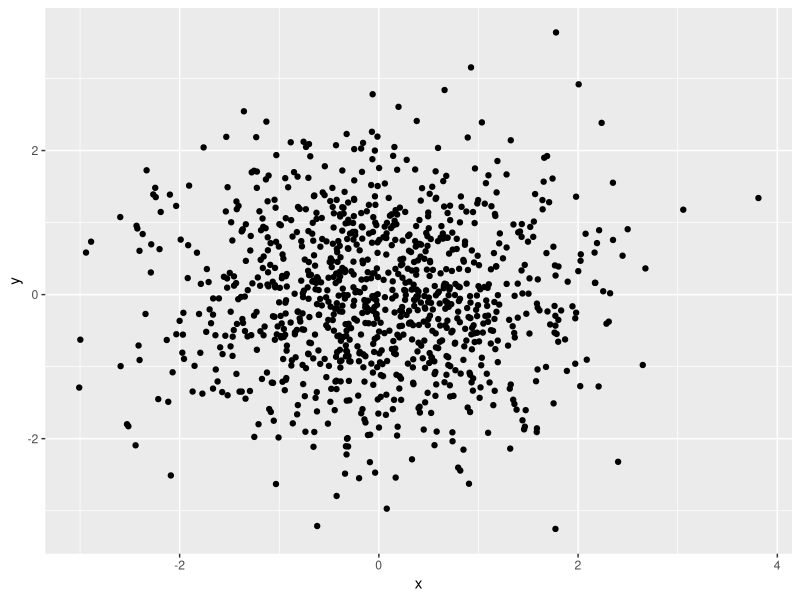
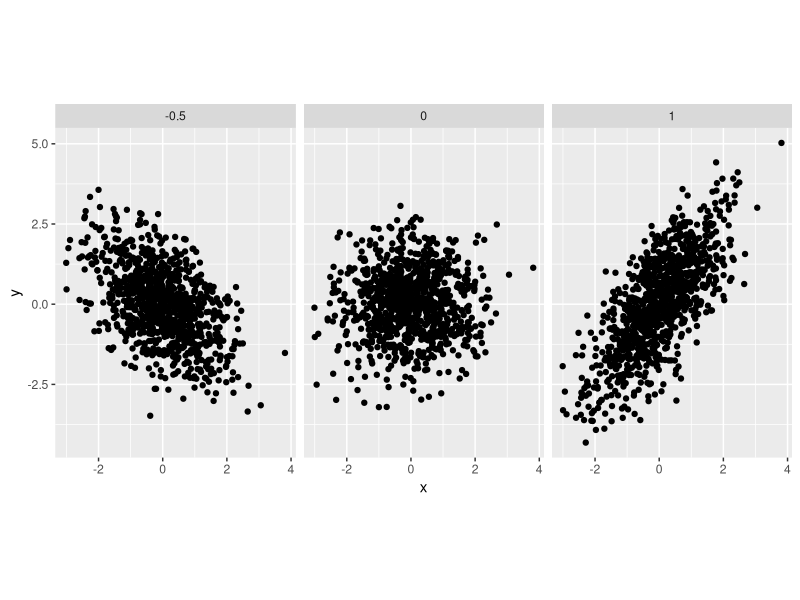
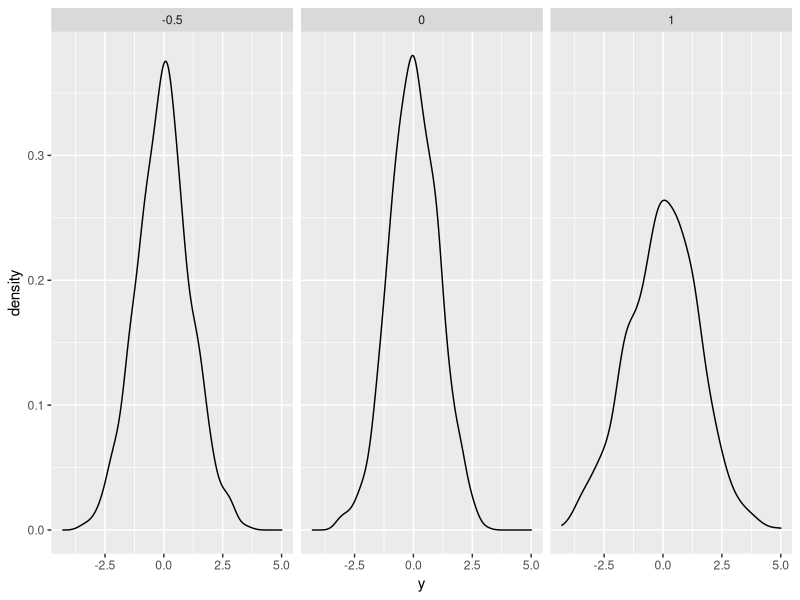
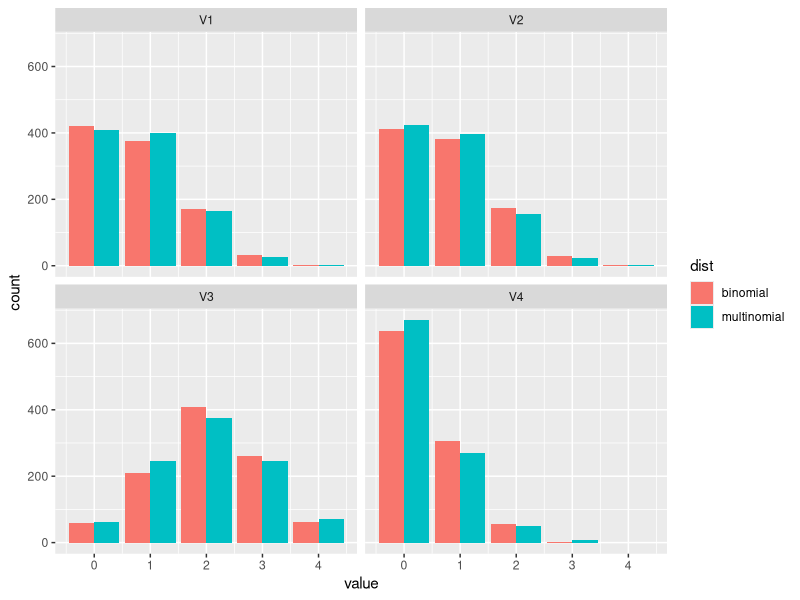
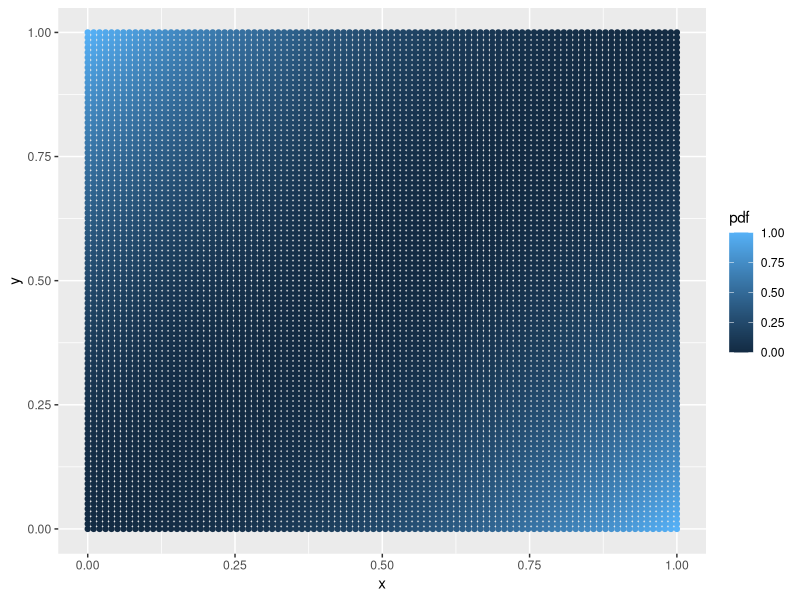
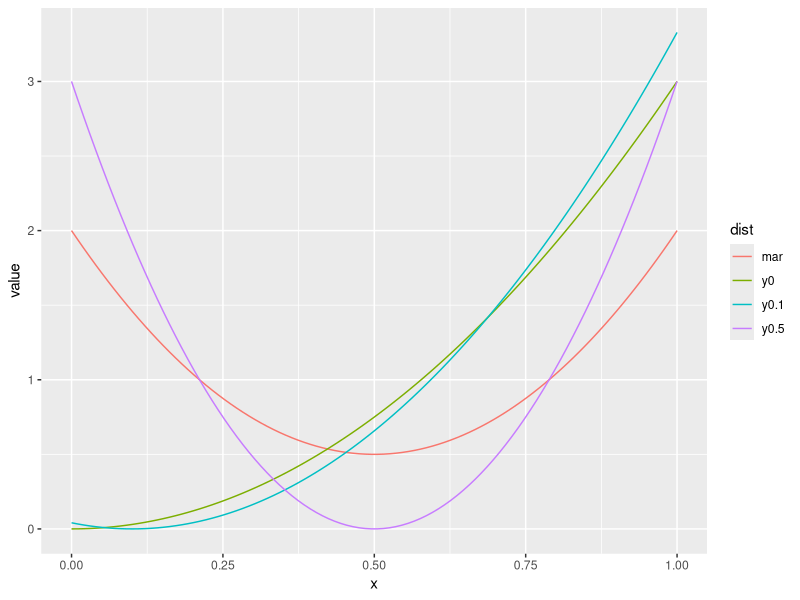
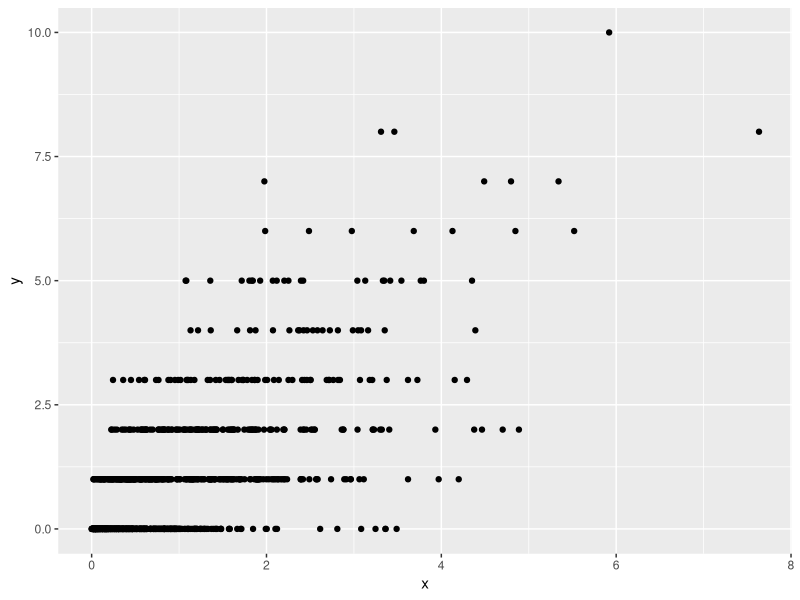
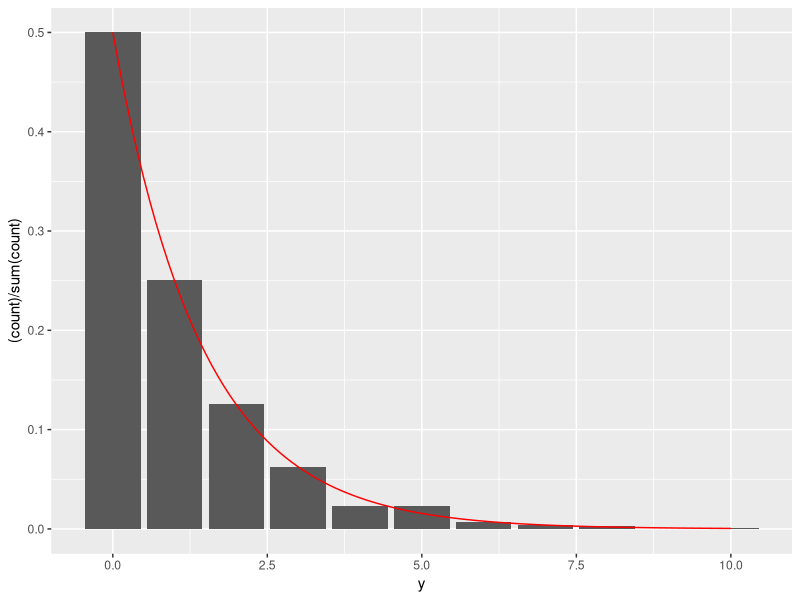

R code for these plots, in order:
## ---- chunk 1
togs <- TRUE
library(ggplot2)
library(dplyr)
library(reshape2)
library(tidyr)
# togs <- FALSE
## ---- chunk 2
set.seed(1)
nsamps <- 1000
x      <- rnorm(nsamps)
y      <- rnorm(nsamps)
ggplot(data.frame(x, y), aes(x = x, y = y)) +
  geom_point()

y1 <- rnorm(nsamps, mean = 1 * x)
y2 <- rnorm(nsamps, mean = 0 * x)
y3 <- rnorm(nsamps, mean = -0.5 * x)
df <- tibble(x = c(x,x,x),
             y = c(y1,y2,y3),
             a = c(rep(1, nsamps), rep(0, nsamps), rep(-0.5, nsamps)))
ggplot(df, aes(x = x, y = y)) +
  geom_point() +
  facet_wrap(~a) +
  coord_equal(ratio=1)

# Parameter a controls the scale of linear dependency between X and Y.

ggplot(df, aes(x = y)) +
  geom_density() +
  facet_wrap(~a)
## ---- chunk 3
set.seed(1)
nsamps      <- 1000
samps_mult  <- rmultinom(nsamps, 4, prob = c(0.2, 0.2, 0.5, 0.1))
samps_mult  <- as_tibble(t(samps_mult)) %>%
  gather()
samps       <- tibble(
  V1 = rbinom(nsamps, 4, 0.2),
  V2 = rbinom(nsamps, 4, 0.2),
  V3 = rbinom(nsamps, 4, 0.5),
  V4 = rbinom(nsamps, 4, 0.1)
) %>%
  gather() %>%
  bind_rows(samps_mult) %>%
  bind_cols("dist" = c(rep("binomial", 4*nsamps), rep("multinomial", 4*nsamps)))

ggplot(samps, aes(x = value, fill = dist)) +
  geom_bar(position = "dodge") +
  facet_wrap(~ key)

## ---- chunk 4
set.seed(1)

# a
get_pdf    <- function (x, y) {
  return ((x - y)^2)
}
x_axis       <- seq(0, 1, length.out = 100)
y_axis       <- seq(0, 1, length.out = 100)
df           <- expand.grid(x_axis, y_axis)
colnames(df) <- c("x", "y")
df           <- cbind(df, pdf = get_pdf(df$x, df$y))
ggplot(data = df, aes(x = x, y = y, color = pdf)) +
  geom_point()


# b
mar_pdf <- function (x) {
  return (6 * x^2 - 6 * x + 2)
}
cond_pdf <- function (x, y) {
  return (((x - y)^2) / (y^2 - y + 1/3))
}
df <- tibble(x    = x_axis, 
             mar  = mar_pdf(x), 
             y0   = cond_pdf(x, 0), 
             y0.1 = cond_pdf(x, 0.1), 
             y0.5 = cond_pdf(x, 0.5)) %>%
  gather(dist, value, -x)
ggplot(df, aes(x = x, y = value, color = dist)) +
  geom_line()
## ---- chunk 5
set.seed(1)
px <- function (x, alpha, beta) {
  return((1 / factorial(x)) * (beta^alpha / gamma(alpha)) * 
           (gamma(x + alpha) / (1 + beta)^(x + alpha)))
}
nsamps <- 1000
rx     <- rgamma(nsamps, 1, 1)
ryx    <- rpois(nsamps, rx)
ggplot(data = data.frame(x = rx, y = ryx), aes(x = x, y = y)) + geom_point()
ggplot(data = data.frame(x = rx, y = ryx), aes(x = y)) + 
  geom_bar(aes(y = (..count..)/sum(..count..))) +
  stat_function(fun = px, args = list(alpha = 1, beta = 1), color = "red")

## ---- chunk 6
set.seed(1)
nsamps <- 1000
x      <- runif(nsamps, min = -2, max = 2)
y      <- runif(nsamps)
orig   <- tibble(x = x, y = y, vrs = "original")
u      <- x^2
v      <- y + x
transf <- tibble(x = u, y = v, vrs = "transformed")
df     <- bind_rows(orig, transf)
ggplot(df, aes(x = x, y = y, color = vrs)) +
  geom_point(alpha = 0.3)
